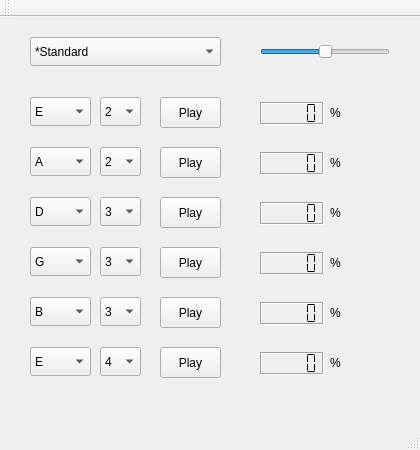
<?xml version="1.0" encoding="UTF-8"?>
<ui version="4.0">
 <class>MainWindow</class>
 <widget class="QMainWindow" name="MainWindow">
  <property name="geometry">
   <rect>
    <x>0</x>
    <y>0</y>
    <width>420</width>
    <height>450</height>
   </rect>
  </property>
  <property name="windowTitle">
   <string>EasyTuner</string>
  </property>
  <widget class="QWidget" name="centralWidget">
   <widget class="QComboBox" name="comboBox">
    <property name="geometry">
     <rect>
      <x>30</x>
      <y>80</y>
      <width>61</width>
      <height>29</height>
     </rect>
    </property>
    <property name="currentIndex">
     <number>5</number>
    </property>
    <item>
     <property name="text">
      <string>Mute</string>
     </property>
    </item>
    <item>
     <property name="text">
      <string>C</string>
     </property>
    </item>
    <item>
     <property name="text">
      <string>C#</string>
     </property>
    </item>
    <item>
     <property name="text">
      <string>D</string>
     </property>
    </item>
    <item>
     <property name="text">
      <string>D#</string>
     </property>
    </item>
    <item>
     <property name="text">
      <string>E</string>
     </property>
    </item>
    <item>
     <property name="text">
      <string>F</string>
     </property>
    </item>
    <item>
     <property name="text">
      <string>F#</string>
     </property>
    </item>
    <item>
     <property name="text">
      <string>G</string>
     </property>
    </item>
    <item>
     <property name="text">
      <string>G#</string>
     </property>
    </item>
    <item>
     <property name="text">
      <string>A</string>
     </property>
    </item>
    <item>
     <property name="text">
      <string>A#</string>
     </property>
    </item>
    <item>
     <property name="text">
      <string>B</string>
     </property>
    </item>
   </widget>
   <widget class="QComboBox" name="comboBox_2">
    <property name="geometry">
     <rect>
      <x>30</x>
      <y>130</y>
      <width>61</width>
      <height>29</height>
     </rect>
    </property>
    <property name="currentIndex">
     <number>10</number>
    </property>
    <item>
     <property name="text">
      <string>Mute</string>
     </property>
    </item>
    <item>
     <property name="text">
      <string>C</string>
     </property>
    </item>
    <item>
     <property name="text">
      <string>C#</string>
     </property>
    </item>
    <item>
     <property name="text">
      <string>D</string>
     </property>
    </item>
    <item>
     <property name="text">
      <string>D#</string>
     </property>
    </item>
    <item>
     <property name="text">
      <string>E</string>
     </property>
    </item>
    <item>
     <property name="text">
      <string>F</string>
     </property>
    </item>
    <item>
     <property name="text">
      <string>F#</string>
     </property>
    </item>
    <item>
     <property name="text">
      <string>G</string>
     </property>
    </item>
    <item>
     <property name="text">
      <string>G#</string>
     </property>
    </item>
    <item>
     <property name="text">
      <string>A</string>
     </property>
    </item>
    <item>
     <property name="text">
      <string>A#</string>
     </property>
    </item>
    <item>
     <property name="text">
      <string>B</string>
     </property>
    </item>
   </widget>
   <widget class="QComboBox" name="comboBox_3">
    <property name="geometry">
     <rect>
      <x>30</x>
      <y>180</y>
      <width>61</width>
      <height>29</height>
     </rect>
    </property>
    <property name="currentIndex">
     <number>3</number>
    </property>
    <item>
     <property name="text">
      <string>Mute</string>
     </property>
    </item>
    <item>
     <property name="text">
      <string>C</string>
     </property>
    </item>
    <item>
     <property name="text">
      <string>C#</string>
     </property>
    </item>
    <item>
     <property name="text">
      <string>D</string>
     </property>
    </item>
    <item>
     <property name="text">
      <string>D#</string>
     </property>
    </item>
    <item>
     <property name="text">
      <string>E</string>
     </property>
    </item>
    <item>
     <property name="text">
      <string>F</string>
     </property>
    </item>
    <item>
     <property name="text">
      <string>F#</string>
     </property>
    </item>
    <item>
     <property name="text">
      <string>G</string>
     </property>
    </item>
    <item>
     <property name="text">
      <string>G#</string>
     </property>
    </item>
    <item>
     <property name="text">
      <string>A</string>
     </property>
    </item>
    <item>
     <property name="text">
      <string>A#</string>
     </property>
    </item>
    <item>
     <property name="text">
      <string>B</string>
     </property>
    </item>
   </widget>
   <widget class="QComboBox" name="comboBox_4">
    <property name="geometry">
     <rect>
      <x>30</x>
      <y>230</y>
      <width>61</width>
      <height>29</height>
     </rect>
    </property>
    <property name="currentIndex">
     <number>8</number>
    </property>
    <item>
     <property name="text">
      <string>Mute</string>
     </property>
    </item>
    <item>
     <property name="text">
      <string>C</string>
     </property>
    </item>
    <item>
     <property name="text">
      <string>C#</string>
     </property>
    </item>
    <item>
     <property name="text">
      <string>D</string>
     </property>
    </item>
    <item>
     <property name="text">
      <string>D#</string>
     </property>
    </item>
    <item>
     <property name="text">
      <string>E</string>
     </property>
    </item>
    <item>
     <property name="text">
      <string>F</string>
     </property>
    </item>
    <item>
     <property name="text">
      <string>F#</string>
     </property>
    </item>
    <item>
     <property name="text">
      <string>G</string>
     </property>
    </item>
    <item>
     <property name="text">
      <string>G#</string>
     </property>
    </item>
    <item>
     <property name="text">
      <string>A</string>
     </property>
    </item>
    <item>
     <property name="text">
      <string>A#</string>
     </property>
    </item>
    <item>
     <property name="text">
      <string>B</string>
     </property>
    </item>
   </widget>
   <widget class="QComboBox" name="comboBox_5">
    <property name="geometry">
     <rect>
      <x>30</x>
      <y>280</y>
      <width>61</width>
      <height>29</height>
     </rect>
    </property>
    <property name="currentIndex">
     <number>12</number>
    </property>
    <item>
     <property name="text">
      <string>Mute</string>
     </property>
    </item>
    <item>
     <property name="text">
      <string>C</string>
     </property>
    </item>
    <item>
     <property name="text">
      <string>C#</string>
     </property>
    </item>
    <item>
     <property name="text">
      <string>D</string>
     </property>
    </item>
    <item>
     <property name="text">
      <string>D#</string>
     </property>
    </item>
    <item>
     <property name="text">
      <string>E</string>
     </property>
    </item>
    <item>
     <property name="text">
      <string>F</string>
     </property>
    </item>
    <item>
     <property name="text">
      <string>F#</string>
     </property>
    </item>
    <item>
     <property name="text">
      <string>G</string>
     </property>
    </item>
    <item>
     <property name="text">
      <string>G#</string>
     </property>
    </item>
    <item>
     <property name="text">
      <string>A</string>
     </property>
    </item>
    <item>
     <property name="text">
      <string>A#</string>
     </property>
    </item>
    <item>
     <property name="text">
      <string>B</string>
     </property>
    </item>
   </widget>
   <widget class="QComboBox" name="comboBox_6">
    <property name="geometry">
     <rect>
      <x>30</x>
      <y>330</y>
      <width>61</width>
      <height>29</height>
     </rect>
    </property>
    <property name="currentIndex">
     <number>5</number>
    </property>
    <item>
     <property name="text">
      <string>Mute</string>
     </property>
    </item>
    <item>
     <property name="text">
      <string>C</string>
     </property>
    </item>
    <item>
     <property name="text">
      <string>C#</string>
     </property>
    </item>
    <item>
     <property name="text">
      <string>D</string>
     </property>
    </item>
    <item>
     <property name="text">
      <string>D#</string>
     </property>
    </item>
    <item>
     <property name="text">
      <string>E</string>
     </property>
    </item>
    <item>
     <property name="text">
      <string>F</string>
     </property>
    </item>
    <item>
     <property name="text">
      <string>F#</string>
     </property>
    </item>
    <item>
     <property name="text">
      <string>G</string>
     </property>
    </item>
    <item>
     <property name="text">
      <string>G#</string>
     </property>
    </item>
    <item>
     <property name="text">
      <string>A</string>
     </property>
    </item>
    <item>
     <property name="text">
      <string>A#</string>
     </property>
    </item>
    <item>
     <property name="text">
      <string>B</string>
     </property>
    </item>
   </widget>
   <widget class="QPushButton" name="pushButton">
    <property name="geometry">
     <rect>
      <x>160</x>
      <y>80</y>
      <width>61</width>
      <height>31</height>
     </rect>
    </property>
    <property name="text">
     <string>Play</string>
    </property>
   </widget>
   <widget class="QPushButton" name="pushButton_2">
    <property name="geometry">
     <rect>
      <x>160</x>
      <y>130</y>
      <width>61</width>
      <height>31</height>
     </rect>
    </property>
    <property name="text">
     <string>Play</string>
    </property>
   </widget>
   <widget class="QPushButton" name="pushButton_3">
    <property name="geometry">
     <rect>
      <x>160</x>
      <y>180</y>
      <width>61</width>
      <height>31</height>
     </rect>
    </property>
    <property name="text">
     <string>Play</string>
    </property>
   </widget>
   <widget class="QPushButton" name="pushButton_4">
    <property name="geometry">
     <rect>
      <x>160</x>
      <y>230</y>
      <width>61</width>
      <height>31</height>
     </rect>
    </property>
    <property name="text">
     <string>Play</string>
    </property>
   </widget>
   <widget class="QPushButton" name="pushButton_5">
    <property name="geometry">
     <rect>
      <x>160</x>
      <y>280</y>
      <width>61</width>
      <height>31</height>
     </rect>
    </property>
    <property name="text">
     <string>Play</string>
    </property>
   </widget>
   <widget class="QPushButton" name="pushButton_6">
    <property name="geometry">
     <rect>
      <x>160</x>
      <y>330</y>
      <width>61</width>
      <height>31</height>
     </rect>
    </property>
    <property name="text">
     <string>Play</string>
    </property>
   </widget>
   <widget class="QSlider" name="horizontalSlider">
    <property name="geometry">
     <rect>
      <x>260</x>
      <y>25</y>
      <width>130</width>
      <height>19</height>
     </rect>
    </property>
    <property name="sliderPosition">
     <number>50</number>
    </property>
    <property name="orientation">
     <enum>Qt::Horizontal</enum>
    </property>
   </widget>
   <widget class="QLabel" name="label">
    <property name="geometry">
     <rect>
      <x>330</x>
      <y>85</y>
      <width>21</width>
      <height>21</height>
     </rect>
    </property>
    <property name="text">
     <string>%</string>
    </property>
   </widget>
   <widget class="QLabel" name="label_2">
    <property name="geometry">
     <rect>
      <x>330</x>
      <y>135</y>
      <width>21</width>
      <height>21</height>
     </rect>
    </property>
    <property name="text">
     <string>%</string>
    </property>
   </widget>
   <widget class="QLabel" name="label_3">
    <property name="geometry">
     <rect>
      <x>330</x>
      <y>185</y>
      <width>21</width>
      <height>21</height>
     </rect>
    </property>
    <property name="text">
     <string>%</string>
    </property>
   </widget>
   <widget class="QLabel" name="label_4">
    <property name="geometry">
     <rect>
      <x>330</x>
      <y>235</y>
      <width>21</width>
      <height>21</height>
     </rect>
    </property>
    <property name="text">
     <string>%</string>
    </property>
   </widget>
   <widget class="QLCDNumber" name="lcdNumber">
    <property name="geometry">
     <rect>
      <x>260</x>
      <y>85</y>
      <width>64</width>
      <height>23</height>
     </rect>
    </property>
    <property name="frameShadow">
     <enum>QFrame::Sunken</enum>
    </property>
    <property name="segmentStyle">
     <enum>QLCDNumber::Flat</enum>
    </property>
   </widget>
   <widget class="QLabel" name="label_5">
    <property name="geometry">
     <rect>
      <x>330</x>
      <y>285</y>
      <width>21</width>
      <height>21</height>
     </rect>
    </property>
    <property name="text">
     <string>%</string>
    </property>
   </widget>
   <widget class="QLabel" name="label_6">
    <property name="geometry">
     <rect>
      <x>330</x>
      <y>335</y>
      <width>21</width>
      <height>21</height>
     </rect>
    </property>
    <property name="text">
     <string>%</string>
    </property>
   </widget>
   <widget class="QLCDNumber" name="lcdNumber_2">
    <property name="geometry">
     <rect>
      <x>260</x>
      <y>135</y>
      <width>64</width>
      <height>23</height>
     </rect>
    </property>
    <property name="frameShadow">
     <enum>QFrame::Sunken</enum>
    </property>
    <property name="segmentStyle">
     <enum>QLCDNumber::Flat</enum>
    </property>
   </widget>
   <widget class="QLCDNumber" name="lcdNumber_3">
    <property name="geometry">
     <rect>
      <x>260</x>
      <y>185</y>
      <width>64</width>
      <height>23</height>
     </rect>
    </property>
    <property name="frameShadow">
     <enum>QFrame::Sunken</enum>
    </property>
    <property name="segmentStyle">
     <enum>QLCDNumber::Flat</enum>
    </property>
   </widget>
   <widget class="QLCDNumber" name="lcdNumber_4">
    <property name="geometry">
     <rect>
      <x>260</x>
      <y>235</y>
      <width>64</width>
      <height>23</height>
     </rect>
    </property>
    <property name="frameShadow">
     <enum>QFrame::Sunken</enum>
    </property>
    <property name="segmentStyle">
     <enum>QLCDNumber::Flat</enum>
    </property>
   </widget>
   <widget class="QLCDNumber" name="lcdNumber_5">
    <property name="geometry">
     <rect>
      <x>260</x>
      <y>285</y>
      <width>64</width>
      <height>23</height>
     </rect>
    </property>
    <property name="frameShadow">
     <enum>QFrame::Sunken</enum>
    </property>
    <property name="segmentStyle">
     <enum>QLCDNumber::Flat</enum>
    </property>
   </widget>
   <widget class="QLCDNumber" name="lcdNumber_6">
    <property name="geometry">
     <rect>
      <x>260</x>
      <y>335</y>
      <width>64</width>
      <height>23</height>
     </rect>
    </property>
    <property name="frameShadow">
     <enum>QFrame::Sunken</enum>
    </property>
    <property name="segmentStyle">
     <enum>QLCDNumber::Flat</enum>
    </property>
   </widget>
   <widget class="QComboBox" name="comboBox_7">
    <property name="geometry">
     <rect>
      <x>100</x>
      <y>80</y>
      <width>41</width>
      <height>29</height>
     </rect>
    </property>
    <item>
     <property name="text">
      <string>2</string>
     </property>
    </item>
    <item>
     <property name="text">
      <string>3</string>
     </property>
    </item>
    <item>
     <property name="text">
      <string>4</string>
     </property>
    </item>
    <item>
     <property name="text">
      <string>5</string>
     </property>
    </item>
   </widget>
   <widget class="QComboBox" name="comboBox_8">
    <property name="geometry">
     <rect>
      <x>100</x>
      <y>130</y>
      <width>41</width>
      <height>29</height>
     </rect>
    </property>
    <item>
     <property name="text">
      <string>2</string>
     </property>
    </item>
    <item>
     <property name="text">
      <string>3</string>
     </property>
    </item>
    <item>
     <property name="text">
      <string>4</string>
     </property>
    </item>
    <item>
     <property name="text">
      <string>5</string>
     </property>
    </item>
   </widget>
   <widget class="QComboBox" name="comboBox_9">
    <property name="geometry">
     <rect>
      <x>100</x>
      <y>180</y>
      <width>41</width>
      <height>29</height>
     </rect>
    </property>
    <property name="currentIndex">
     <number>1</number>
    </property>
    <item>
     <property name="text">
      <string>2</string>
     </property>
    </item>
    <item>
     <property name="text">
      <string>3</string>
     </property>
    </item>
    <item>
     <property name="text">
      <string>4</string>
     </property>
    </item>
    <item>
     <property name="text">
      <string>5</string>
     </property>
    </item>
   </widget>
   <widget class="QComboBox" name="comboBox_10">
    <property name="geometry">
     <rect>
      <x>100</x>
      <y>230</y>
      <width>41</width>
      <height>29</height>
     </rect>
    </property>
    <property name="currentIndex">
     <number>1</number>
    </property>
    <item>
     <property name="text">
      <string>2</string>
     </property>
    </item>
    <item>
     <property name="text">
      <string>3</string>
     </property>
    </item>
    <item>
     <property name="text">
      <string>4</string>
     </property>
    </item>
    <item>
     <property name="text">
      <string>5</string>
     </property>
    </item>
   </widget>
   <widget class="QComboBox" name="comboBox_11">
    <property name="geometry">
     <rect>
      <x>100</x>
      <y>280</y>
      <width>41</width>
      <height>29</height>
     </rect>
    </property>
    <property name="currentIndex">
     <number>1</number>
    </property>
    <item>
     <property name="text">
      <string>2</string>
     </property>
    </item>
    <item>
     <property name="text">
      <string>3</string>
     </property>
    </item>
    <item>
     <property name="text">
      <string>4</string>
     </property>
    </item>
    <item>
     <property name="text">
      <string>5</string>
     </property>
    </item>
   </widget>
   <widget class="QComboBox" name="comboBox_12">
    <property name="geometry">
     <rect>
      <x>100</x>
      <y>330</y>
      <width>41</width>
      <height>29</height>
     </rect>
    </property>
    <property name="currentIndex">
     <number>2</number>
    </property>
    <item>
     <property name="text">
      <string>2</string>
     </property>
    </item>
    <item>
     <property name="text">
      <string>3</string>
     </property>
    </item>
    <item>
     <property name="text">
      <string>4</string>
     </property>
    </item>
    <item>
     <property name="text">
      <string>5</string>
     </property>
    </item>
   </widget>
   <widget class="QComboBox" name="comboBox_13">
    <property name="geometry">
     <rect>
      <x>30</x>
      <y>20</y>
      <width>191</width>
      <height>29</height>
     </rect>
    </property>
    <property name="currentIndex">
     <number>1</number>
    </property>
    <item>
     <property name="text">
      <string>*Custom</string>
     </property>
    </item>
    <item>
     <property name="text">
      <string>*Standard</string>
     </property>
    </item>
    <item>
     <property name="text">
      <string>Admiral</string>
     </property>
    </item>
    <item>
     <property name="text">
      <string>All Fourths</string>
     </property>
    </item>
    <item>
     <property name="text">
      <string>Augmented Fourths</string>
     </property>
    </item>
    <item>
     <property name="text">
      <string>Balalaika</string>
     </property>
    </item>
    <item>
     <property name="text">
      <string>Buzzard</string>
     </property>
    </item>
    <item>
     <property name="text">
      <string>Charango</string>
     </property>
    </item>
    <item>
     <property name="text">
      <string>Cittern Tuning One</string>
     </property>
    </item>
    <item>
     <property name="text">
      <string>Cittern Tuning Two</string>
     </property>
    </item>
    <item>
     <property name="text">
      <string>Dobro</string>
     </property>
    </item>
    <item>
     <property name="text">
      <string>Drop D</string>
     </property>
    </item>
    <item>
     <property name="text">
      <string>Face</string>
     </property>
    </item>
    <item>
     <property name="text">
      <string>Four and Twenty</string>
     </property>
    </item>
    <item>
     <property name="text">
      <string>Hot Type</string>
     </property>
    </item>
    <item>
     <property name="text">
      <string>Layover</string>
     </property>
    </item>
    <item>
     <property name="text">
      <string>Lefty</string>
     </property>
    </item>
    <item>
     <property name="text">
      <string>Magic Farmer</string>
     </property>
    </item>
    <item>
     <property name="text">
      <string>Major Sixth</string>
     </property>
    </item>
    <item>
     <property name="text">
      <string>Major Third</string>
     </property>
    </item>
    <item>
     <property name="text">
      <string>Mandoguitar</string>
     </property>
    </item>
    <item>
     <property name="text">
      <string>Minor Sixth</string>
     </property>
    </item>
    <item>
     <property name="text">
      <string>Minor Third</string>
     </property>
    </item>
    <item>
     <property name="text">
      <string>Modal D</string>
     </property>
    </item>
    <item>
     <property name="text">
      <string>Modal G</string>
     </property>
    </item>
    <item>
     <property name="text">
      <string>Open A</string>
     </property>
    </item>
    <item>
     <property name="text">
      <string>Open C</string>
     </property>
    </item>
    <item>
     <property name="text">
      <string>Open D</string>
     </property>
    </item>
    <item>
     <property name="text">
      <string>Open D Minor</string>
     </property>
    </item>
    <item>
     <property name="text">
      <string>Open G</string>
     </property>
    </item>
    <item>
     <property name="text">
      <string>Open G Minor</string>
     </property>
    </item>
    <item>
     <property name="text">
      <string>Overtone</string>
     </property>
    </item>
    <item>
     <property name="text">
      <string>Pelican</string>
     </property>
    </item>
    <item>
     <property name="text">
      <string>Pentatonic</string>
     </property>
    </item>
    <item>
     <property name="text">
      <string>Processional</string>
     </property>
    </item>
    <item>
     <property name="text">
      <string>Slow Motion</string>
     </property>
    </item>
    <item>
     <property name="text">
      <string>Spirit</string>
     </property>
    </item>
    <item>
     <property name="text">
      <string>Tarboulton</string>
     </property>
    </item>
    <item>
     <property name="text">
      <string>Toulouse</string>
     </property>
    </item>
    <item>
     <property name="text">
      <string>Triqueen</string>
     </property>
    </item>
   </widget>
   <widget class="QLabel" name="label_7">
    <property name="geometry">
     <rect>
      <x>370</x>
      <y>85</y>
      <width>21</width>
      <height>21</height>
     </rect>
    </property>
    <property name="styleSheet">
     <string notr="true"/>
    </property>
    <property name="text">
     <string/>
    </property>
    <property name="pixmap">
     <pixmap>../../../Documents/img/black.png</pixmap>
    </property>
    <property name="scaledContents">
     <bool>true</bool>
    </property>
   </widget>
   <widget class="QLabel" name="label_8">
    <property name="geometry">
     <rect>
      <x>370</x>
      <y>135</y>
      <width>21</width>
      <height>21</height>
     </rect>
    </property>
    <property name="text">
     <string/>
    </property>
    <property name="pixmap">
     <pixmap>../../../Documents/img/black.png</pixmap>
    </property>
    <property name="scaledContents">
     <bool>true</bool>
    </property>
   </widget>
   <widget class="QLabel" name="label_9">
    <property name="geometry">
     <rect>
      <x>370</x>
      <y>185</y>
      <width>21</width>
      <height>21</height>
     </rect>
    </property>
    <property name="text">
     <string/>
    </property>
    <property name="pixmap">
     <pixmap>../../../Documents/img/black.png</pixmap>
    </property>
    <property name="scaledContents">
     <bool>true</bool>
    </property>
   </widget>
   <widget class="QLabel" name="label_10">
    <property name="geometry">
     <rect>
      <x>370</x>
      <y>235</y>
      <width>21</width>
      <height>21</height>
     </rect>
    </property>
    <property name="text">
     <string/>
    </property>
    <property name="pixmap">
     <pixmap>../../../Documents/img/black.png</pixmap>
    </property>
    <property name="scaledContents">
     <bool>true</bool>
    </property>
   </widget>
   <widget class="QLabel" name="label_11">
    <property name="geometry">
     <rect>
      <x>370</x>
      <y>285</y>
      <width>21</width>
      <height>21</height>
     </rect>
    </property>
    <property name="text">
     <string/>
    </property>
    <property name="pixmap">
     <pixmap>../../../Documents/img/black.png</pixmap>
    </property>
    <property name="scaledContents">
     <bool>true</bool>
    </property>
   </widget>
   <widget class="QLabel" name="label_12">
    <property name="geometry">
     <rect>
      <x>370</x>
      <y>335</y>
      <width>21</width>
      <height>21</height>
     </rect>
    </property>
    <property name="text">
     <string/>
    </property>
    <property name="pixmap">
     <pixmap>../../../Documents/img/black.png</pixmap>
    </property>
    <property name="scaledContents">
     <bool>true</bool>
    </property>
   </widget>
  </widget>
  <widget class="QMenuBar" name="menuBar">
   <property name="geometry">
    <rect>
     <x>0</x>
     <y>0</y>
     <width>420</width>
     <height>27</height>
    </rect>
   </property>
  </widget>
  <widget class="QToolBar" name="mainToolBar">
   <attribute name="toolBarArea">
    <enum>TopToolBarArea</enum>
   </attribute>
   <attribute name="toolBarBreak">
    <bool>false</bool>
   </attribute>
  </widget>
  <widget class="QStatusBar" name="statusBar"/>
 </widget>
 <layoutdefault spacing="6" margin="11"/>
 <resources/>
 <connections/>
</ui>
